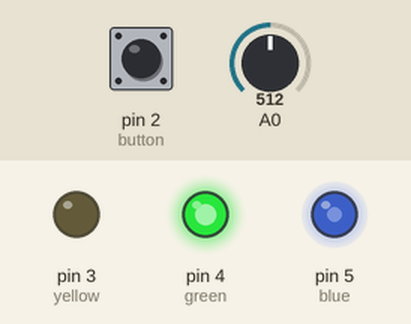
The sketch below on a simulated Arduino Uno, built with avr-gcc and run on an emulated ATmega328P. Shown: output pins drawn as LEDs (lit = HIGH). The test bench sets the inputs (shaded band); at power-on: A0 = 512, pin 2 (button) HIGH. What the sketch prints to the serial monitor is not drawn.

Above: at 1.2 s.
1.3 s: A0 set to 716
At 2.2 s:
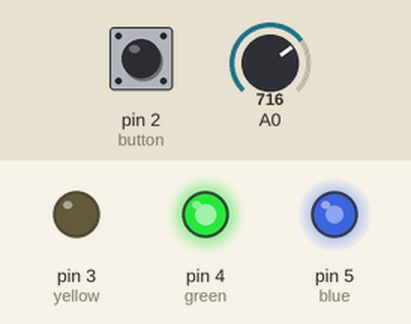
2.8 s: pin 2 (button) pulled LOW for 0.15 s
At 2.88 s:
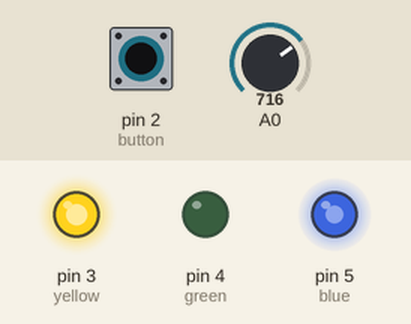
4.4 s: A0 set to 900
At 4.8 s:
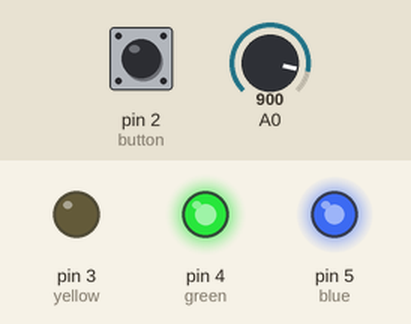
5.9 s: pin 2 (button) pulled LOW for 1 s
At 6.7 s:
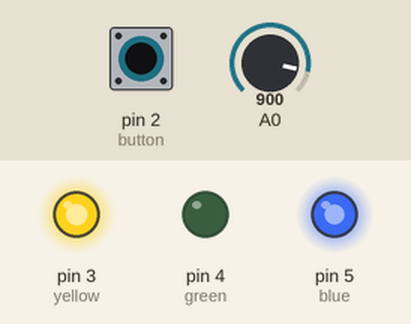
8.4 s: A0 set to 122
At 8.9 s:
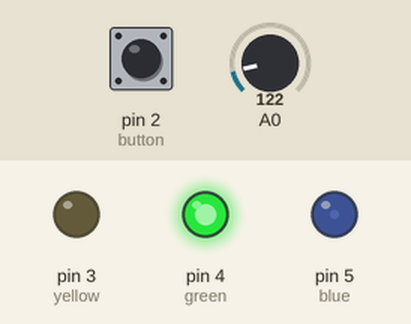
9.9 s: pin 2 (button) pulled LOW for 0.15 s
At 9.98 s:
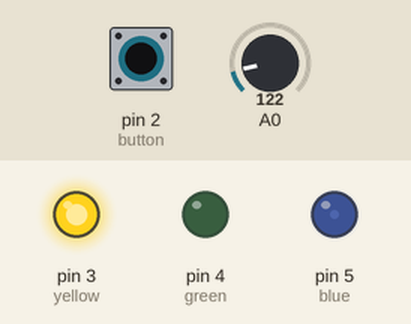
Timing chart, 0 to 12.5 s (numbered marks = the images above; inputs shaded):
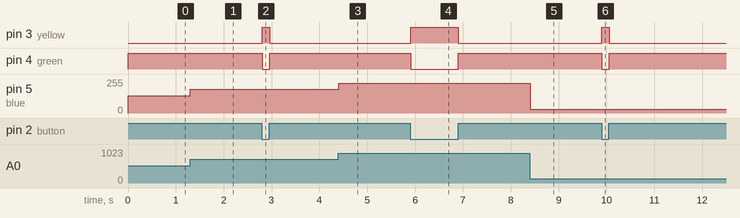

The sketch:

in_class_assginment_led_control.ino
```cpp
int button = 2;
int yellow = 3;
int green = 4;
int blue = 5;
void setup() {
  // put your setup code here, to run once:
  Serial.begin(9600);
  pinMode(button, INPUT);
  pinMode(yellow, OUTPUT);
  pinMode(green, OUTPUT);
  pinMode(blue, OUTPUT);
}

void loop() {
  // put your main code here, to run repeatedly:
  int buttonStatus = digitalRead(button);
  int knob = analogRead(A0)/4;
  Serial.println(knob);
  analogWrite(blue,knob);
  if(buttonStatus == 0){
    //Serial.println("button off");
    //light up yellow
    digitalWrite(yellow,HIGH);
    digitalWrite(green,LOW);
  }else{
    //Serial.println("button on");
    //light up green
    digitalWrite(green,HIGH);
    digitalWrite(yellow,LOW);
  }
}
```

Measured:
- after the input at 1.3 s, pin 5 (blue): 128/255 → 179/255 at once
- after the input at 2.8 s, pin 3 (yellow): LOW → HIGH at once, → LOW 0.15 s later; pin 4 (green): HIGH → LOW at once, → HIGH 0.15 s later
- after the input at 4.4 s, pin 5 (blue): 179/255 → 225/255 at once
- after the input at 5.9 s, pin 3 (yellow): LOW → HIGH at once, → LOW 1.0 s later; pin 4 (green): HIGH → LOW at once, → HIGH 1.0 s later
- after the input at 8.4 s, pin 5 (blue): 225/255 → 30/255 at once
- after the input at 9.9 s, pin 3 (yellow): LOW → HIGH at once, → LOW 0.15 s later; pin 4 (green): HIGH → LOW at once, → HIGH 0.15 s later
